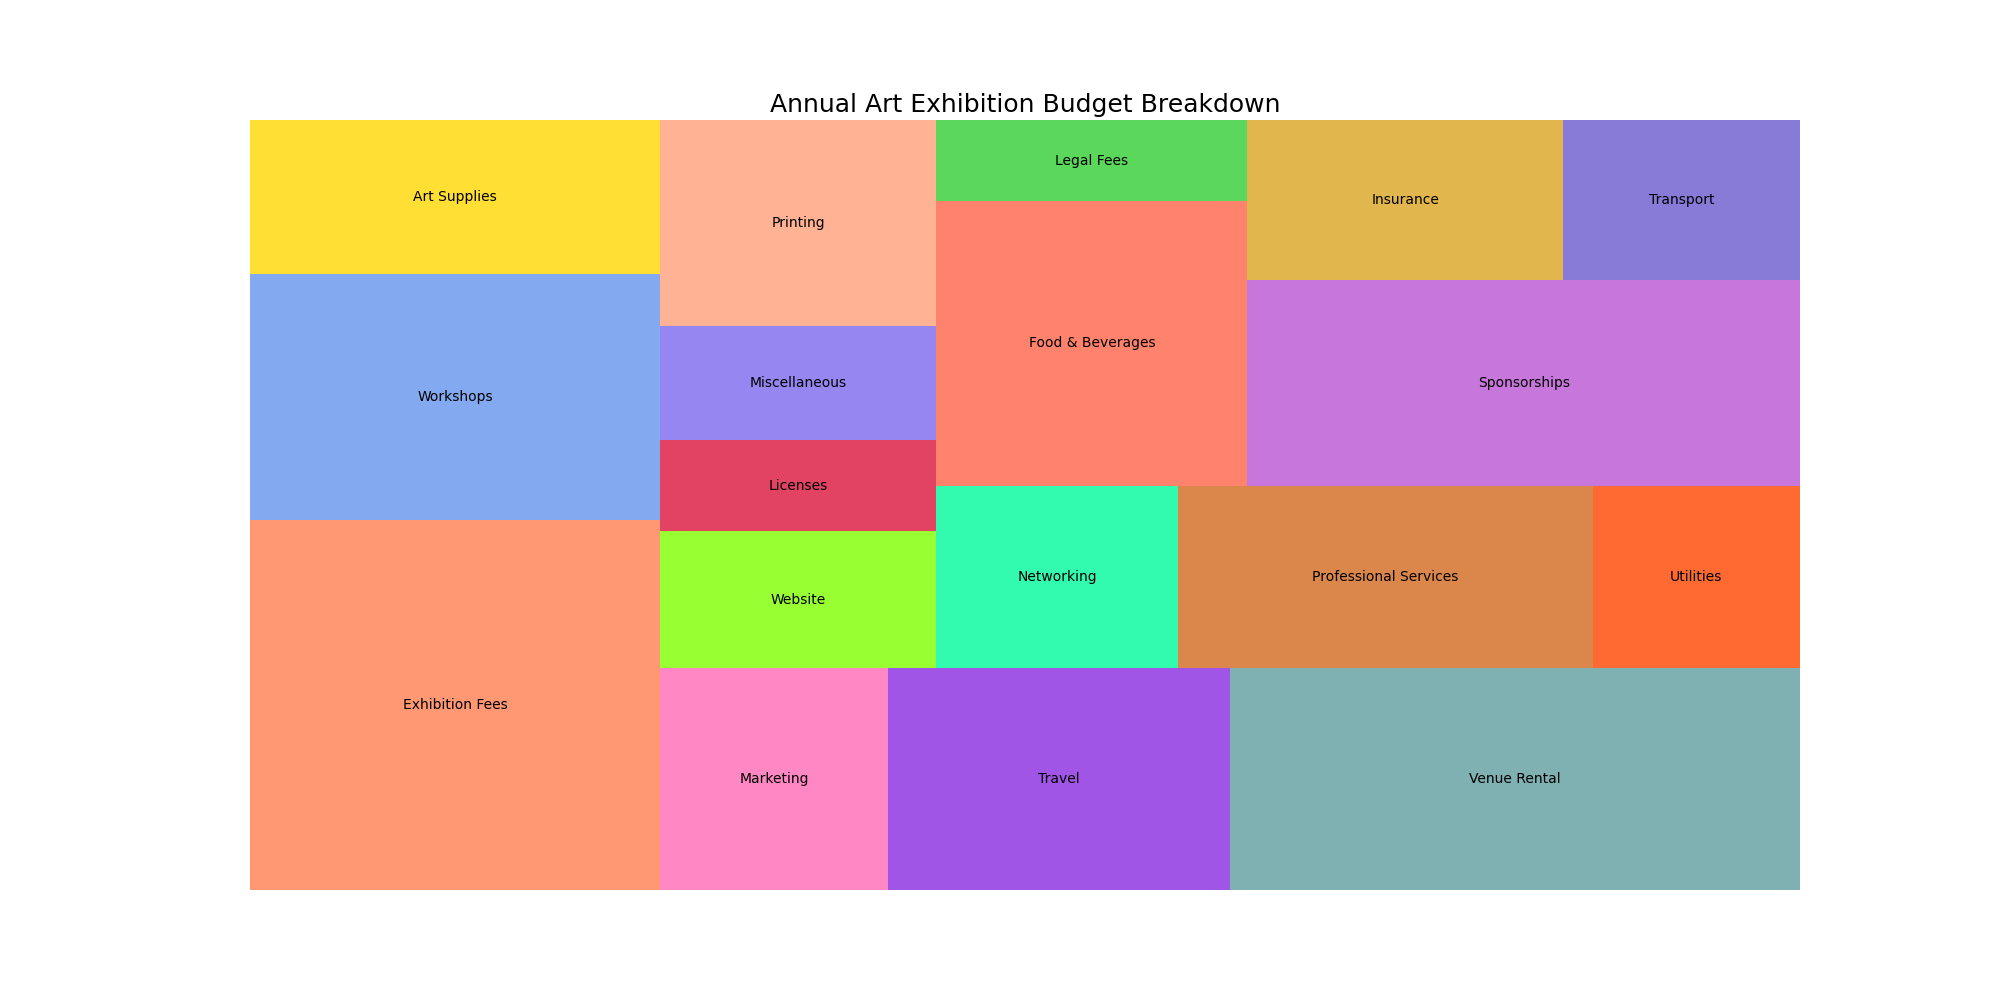

Here is the Python script that generated this plot:

import matplotlib.pyplot as plt
import squarify

categories = [
    'Exhibition Fees', 'Workshops', 'Art Supplies', 'Marketing', 'Travel', 'Venue Rental',
    'Website', 'Licenses', 'Miscellaneous', 'Printing', 'Networking', 'Professional Services',
    'Utilities', 'Food & Beverages', 'Legal Fees', 'Sponsorships', 'Insurance', 'Transport'
]
amounts = [
    1200, 800, 500, 400, 600, 1000, 300, 200, 250, 450, 350, 600, 300, 700, 200, 900, 400, 300
]

colors = [
    '#FF7F50', '#6495ED', '#FFD700', '#FF69B4', '#8A2BE2', '#5F9EA0', '#7FFF00', '#DC143C',
    '#7B68EE', '#FFA07A', '#00FA9A', '#D2691E', '#FF4500', '#FF6347', '#32CD32', '#BA55D3',
    '#DAA520', '#6A5ACD'
]

fig, ax = plt.subplots(1, figsize=(20, 10))

squarify.plot(sizes=amounts, label=categories, color=colors, alpha=0.8)

plt.title('Annual Art Exhibition Budget Breakdown', fontsize=18)

plt.axis('off')

plt.show()
